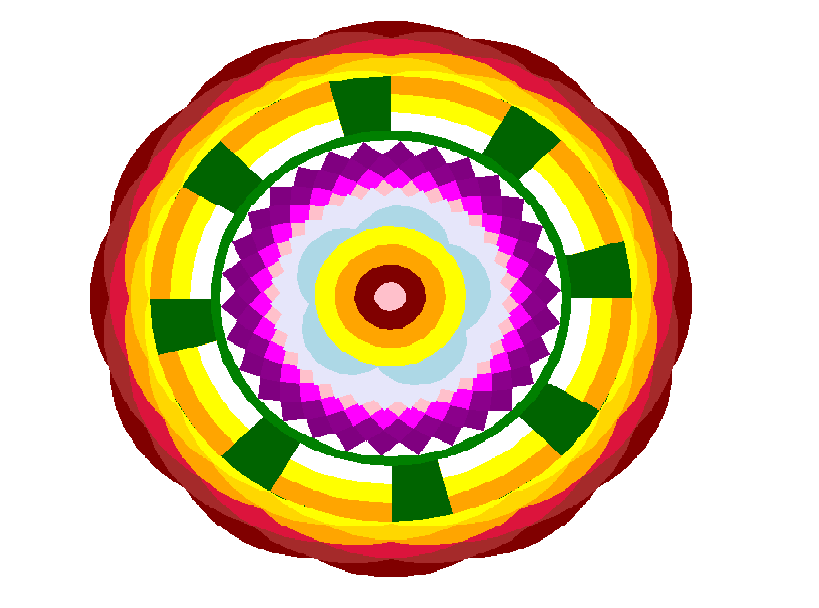

Python code for this plot:
#Code_a_Pookkalam by Vishruth_S

import  turtle

s=turtle.Turtle()
s.speed(200)


s.color('maroon','maroon')
s.begin_fill()
for i in range(12):
    s.circle(150)
    s.left(30)
s.end_fill()

s.left(45)

s.color('brown','brown')
s.begin_fill()
for i in range(12):
    s.circle(145)
    s.left(30)
s.end_fill()

s.left(45)

s.color('crimson','crimson')
s.begin_fill()
for i in range(12):
    s.circle(140)
    s.left(30)
s.end_fill()

s.left(45)

s.color('orange','orange')
s.begin_fill()
for i in range(12):
    s.circle(135)
    s.left(30)
s.end_fill()

s.left(45)

s.color('gold','gold')
s.begin_fill()
for i in range(12):
    s.circle(130)
    s.left(30)
s.end_fill()

s.left(45)

s.color('yellow','yellow')
s.begin_fill()
for i in range(12):
    s.circle(125)
    s.left(30)
s.end_fill()

s.left(45)

s.color('white','white')
s.begin_fill()
for i in range(12):
    s.circle(120)
    s.left(30)
s.end_fill()

s.color('darkgreen','darkgreen')
s.begin_fill()
s.forward(240)
s.left(90)
s.circle(240)
s.end_fill()

s.left(90)
s.forward(240)
s.color('orange','orange')
s.begin_fill()
for i in range(8):
    s.left(15)
    s.forward(240)
    s.left(90)
    s.circle(240,30)
    s.left(90)
    s.forward(240)
s.end_fill()

s.color('yellow','yellow')
s.begin_fill()
for i in range(8):
    s.left(15)
    s.forward(220)
    s.left(90)
    s.circle(220,30)
    s.left(90)
    s.forward(220)
s.end_fill()

s.color('white','white')
s.begin_fill()
for i in range(8):
    s.left(15)
    s.forward(200)
    s.left(90)
    s.circle(200,30)
    s.left(90)
    s.forward(200)
s.end_fill()

s.forward(180)
s.left(90)
s.color('green','green')
s.begin_fill()
s.circle(180)
s.end_fill()

s.left(90)
s.forward(10)
s.right(90)
s.color('white','white')
s.begin_fill()
s.circle(170)
s.end_fill()

s.left(90)
s.forward(170)
s.color('purple','purple')


s.begin_fill()
for i in range(30):
    s.left(12)
    s.forward(120)
    s.left(90)
    s.forward(120)
    s.left(90)
    s.forward(120)
    s.left(90)
    s.forward(120)
    s.left(90)
s.end_fill()

s.left(30)
s.color('darkmagenta','darkmagenta')

s.begin_fill()
for i in range(30):
    s.left(12)
    s.forward(110)
    s.left(90)
    s.forward(110)
    s.left(90)
    s.forward(110)
    s.left(90)
    s.forward(110)
    s.left(90)
s.end_fill()


s.left(30)
s.color('magenta','magenta')

s.begin_fill()
for i in range(30):
    s.left(12)
    s.forward(100)
    s.left(90)
    s.forward(100)
    s.left(90)
    s.forward(100)
    s.left(90)
    s.forward(100)
    s.left(90)
s.end_fill()

s.left(30)
s.color('pink','pink')

s.begin_fill()
for i in range(30):
    s.left(12)
    s.forward(90)
    s.left(90)
    s.forward(90)
    s.left(90)
    s.forward(90)
    s.left(90)
    s.forward(90)
    s.left(90)
s.end_fill()

s.left(30)
s.color('lavender','lavender')

s.begin_fill()
for i in range(30):
    s.left(12)
    s.forward(85)
    s.left(90)
    s.forward(85)
    s.left(90)
    s.forward(85)
    s.left(90)
    s.forward(85)
    s.left(90)
s.end_fill()

s.color('lightblue','lightblue')

s.right(90)
s.penup()
s.forward(100)
s.left(90)
s.circle(100)
s.pendown()
for i in range(5):
    s.begin_fill()
    s.circle(50)
    s.end_fill()
    s.penup()
    s.circle(100,70)
    s.pendown()

s.left(90)
s.penup()
s.forward(27)
s.pendown()
s.right(90)
s.color('yellow','yellow')
s.begin_fill()
s.circle(75)
s.end_fill()


s.left(90)
s.forward(20)
s.color('orange','orange')
s.right(90)
s.begin_fill()
s.circle(55)
s.end_fill()

s.left(90)
s.forward(20)
s.color('maroon','maroon')
s.right(90)
s.begin_fill()
s.circle(35)
s.end_fill()

s.left(90)
s.forward(20)
s.color('pink','pink')
s.right(90)
s.begin_fill()
s.circle(15)
s.end_fill()

s.penup()
s.forward(600)
